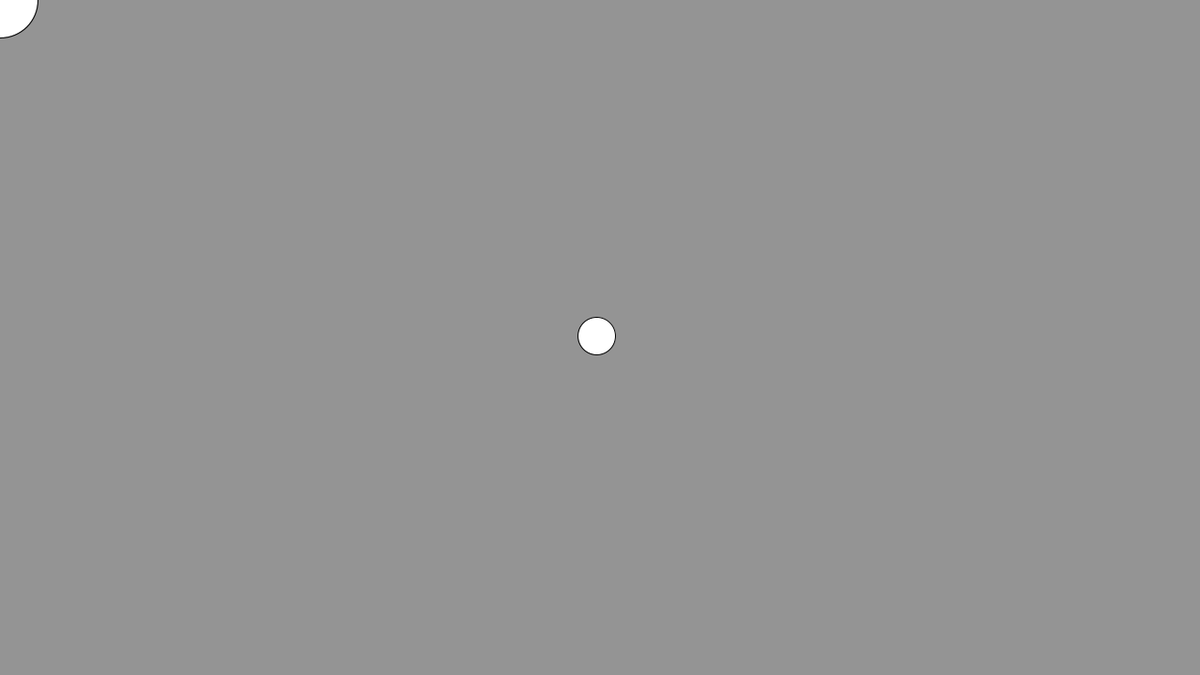
Frame 1 (no input)
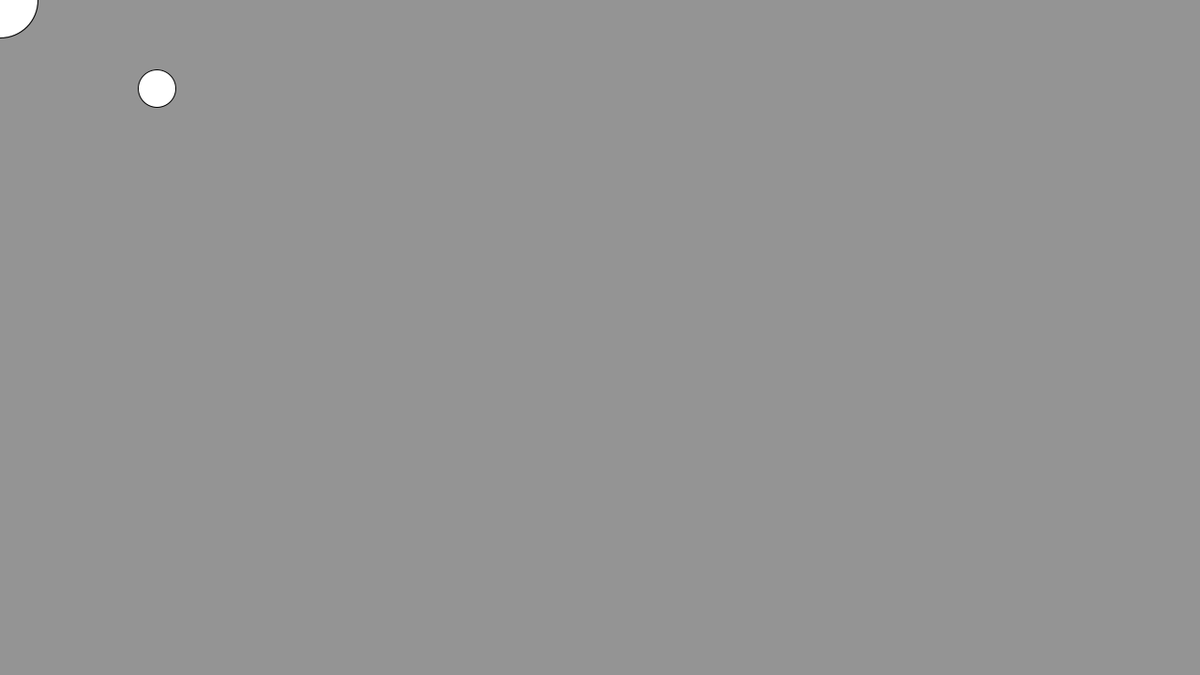
Frame 60 (the mouse pressed at the canvas centre just before this capture)
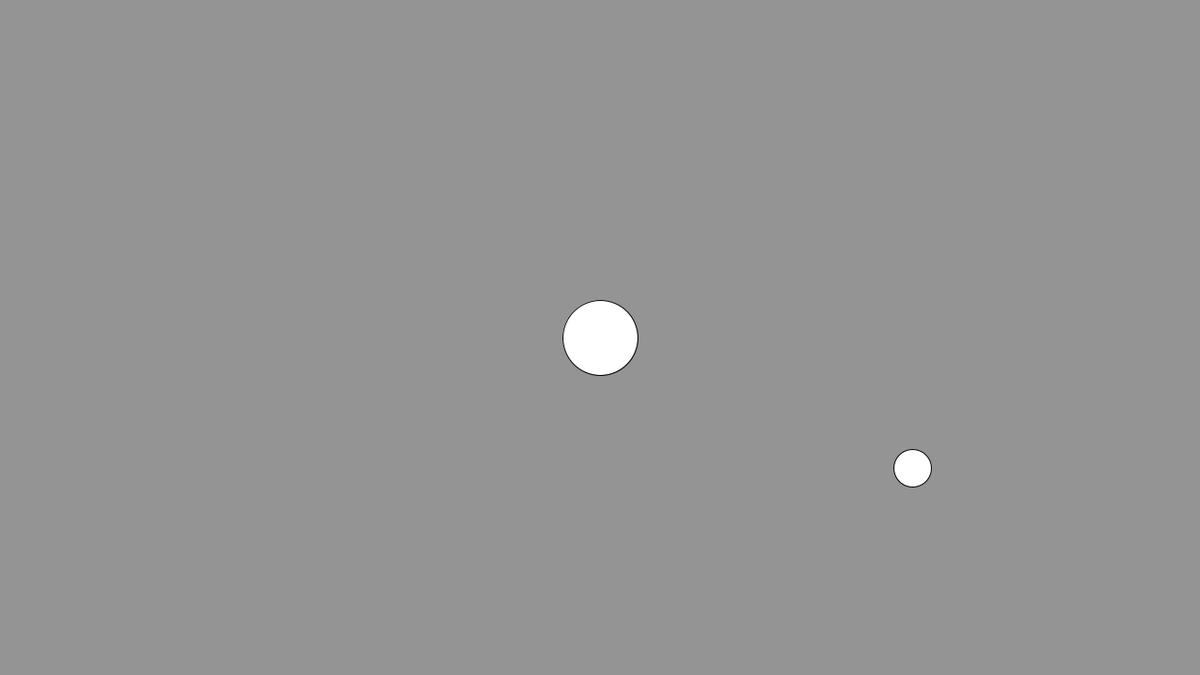
Frame 120 (the mouse held since frame 60 and released just before this capture)

The Processing sketch that drew these frames (run headless with seeded random() and noise(); from frame 60 on, the mouse is pressed at the canvas centre):

// Processing sketch: sketch_14_Tracted_Ball_by_Mouse
// ── sketch_14_Tracted_Ball_by_Mouse.pde
//Attractor (Ball by mouse) ((Tracted
PVector attractor;
float radiusAttra = 80;

//Attracted (small ball) ((Tractor
PVector position;
PVector velocity;
PVector acceleration;
float radius = 40;

void setup() {
  size(1280, 720);
  
  attractor = new PVector(0, 0); // Ball by mouse position at first
  
  position = new PVector(width/2, height/2); // Tractor
  velocity = new PVector(0, 0); // v0 = 0
  acceleration = new PVector(0, 0); // a0 = 0
}

void draw() {
  background(148);
  
  /* Tractor (small ball) */
  // Bounce
  if (position.x - radius < 0 || position.x + radius > width) {
    velocity.x *= -1;
  }
  if (position.y - radius < 0 || position.y + radius > height) {
    velocity.y *= -1;
  }
  // Tracting
  acceleration = PVector.sub(attractor, position); // Distance as a
  acceleration.mult(0.005); // let it just move (be attacted) a little // if 1 -> run to attractor center
  velocity.add(acceleration);
  velocity.mult(0.98); // slower
  position.add(velocity);
  //draw
  ellipse(position.x, position.y, radius, radius);
  
  /* Attractor */
  // set ordinary
  attractor.x = mouseX;
  attractor.y = mouseY;
  //draw
  fill(255);
  ellipse(attractor.x, attractor.y, radiusAttra, radiusAttra);
}
